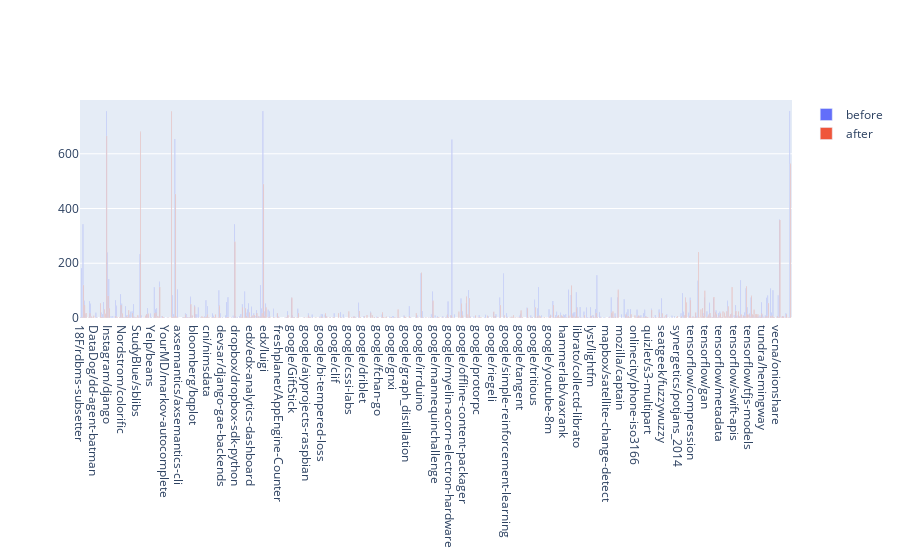

This figure's notebook cell:
### Code cell
import plotly.express as px
import plotly.graph_objects as go

fig = go.Figure()

fig.add_trace(go.Bar(x = df['repo'].unique(), y=before, name='before'))
fig.add_trace(go.Bar(x = df['repo'].unique(), y=after, name='after'))

### Figure 1 — Plotly figure (JSON) as saved in the notebook; plotly's stock layout.template omitted (floating-point values rounded to 4 significant figures; data arrays with more than 128 entries replaced by an {"elided": "..."} marker saying what was removed)
{"data": [{"name": "before", "type": "bar", "x": {"elided": "550 str values"}, "y": {"elided": "550 float values"}}, {"name": "after", "type": "bar", "x": {"elided": "550 str values"}, "y": {"elided": "550 float values"}}], "layout": {}}
